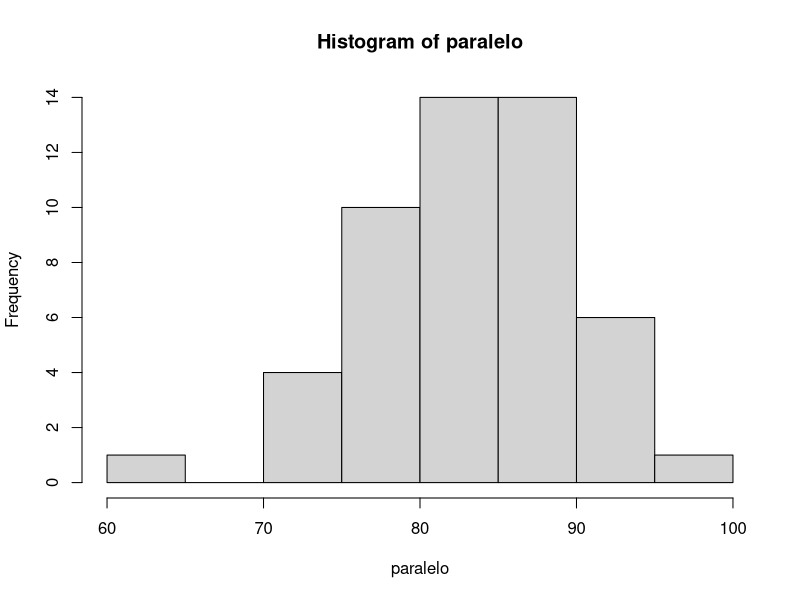
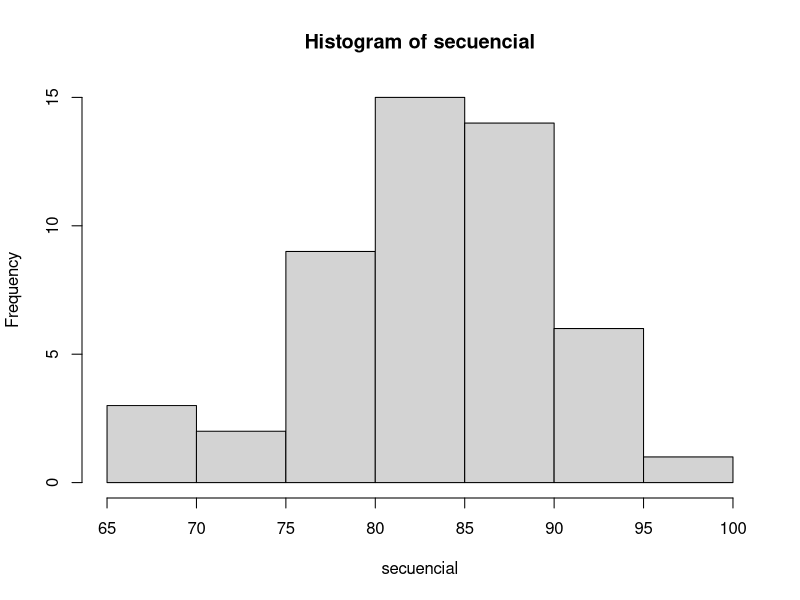

Reproduce these figures in R, in order.
aciertos.par <- read.csv("aciertos_paralelo.csv")
aciertos.sec <- read.csv("aciertos_secuencial.csv")

#aciertos.par <- t(aciertos.par)
#aciertos.sec <- t(aciertos.sec)

paralelo <- aciertos.par[,2]
secuencial <- aciertos.sec[,2]

#print(paralelo)

png("p12_hist_par.png")
hist(paralelo)
graphics.off()

png("p12_hist_sec.png")
hist(secuencial)
graphics.off()

shapiro.test(paralelo)
shapiro.test(secuencial)

#wilcox.test(paralelo, secuencial, alternative = "g")
t.test(paralelo, secuencial) 
